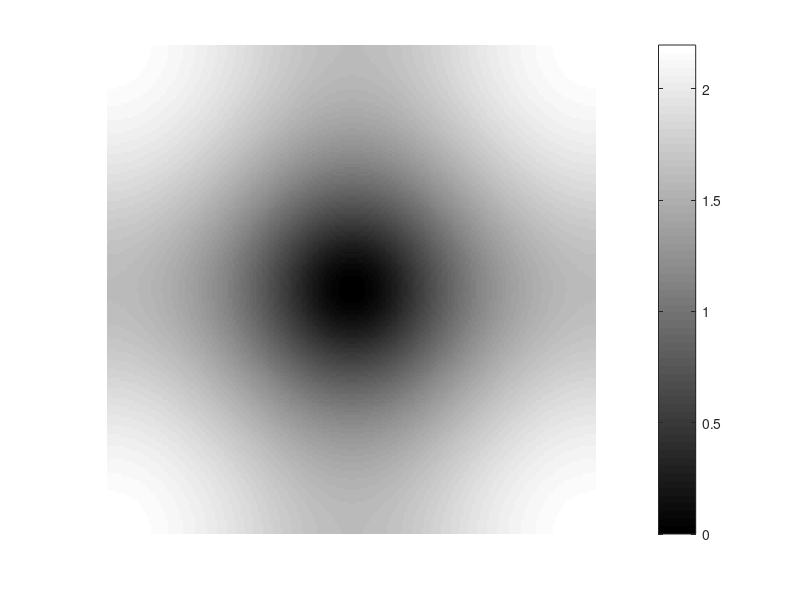
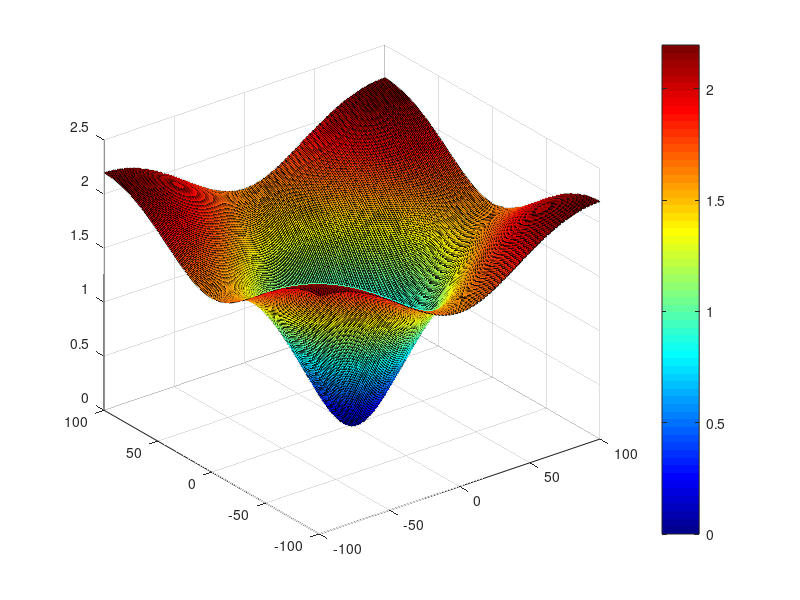
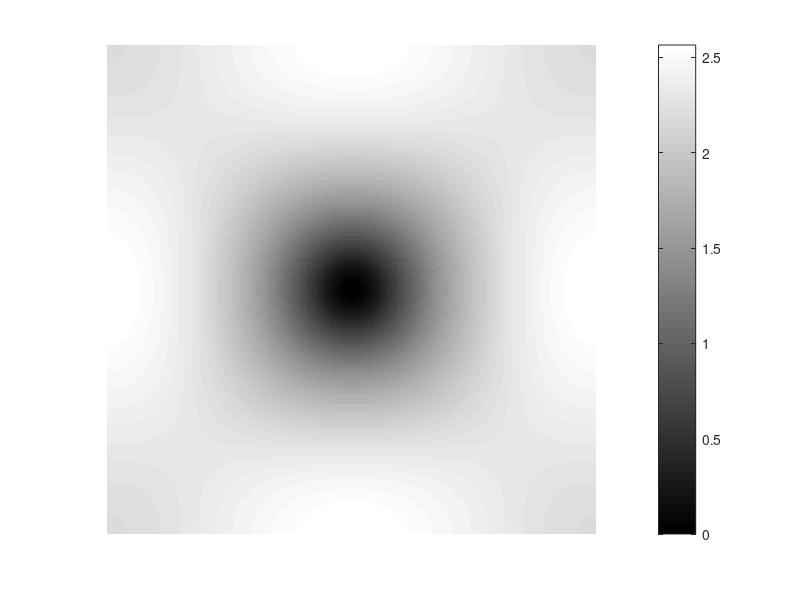
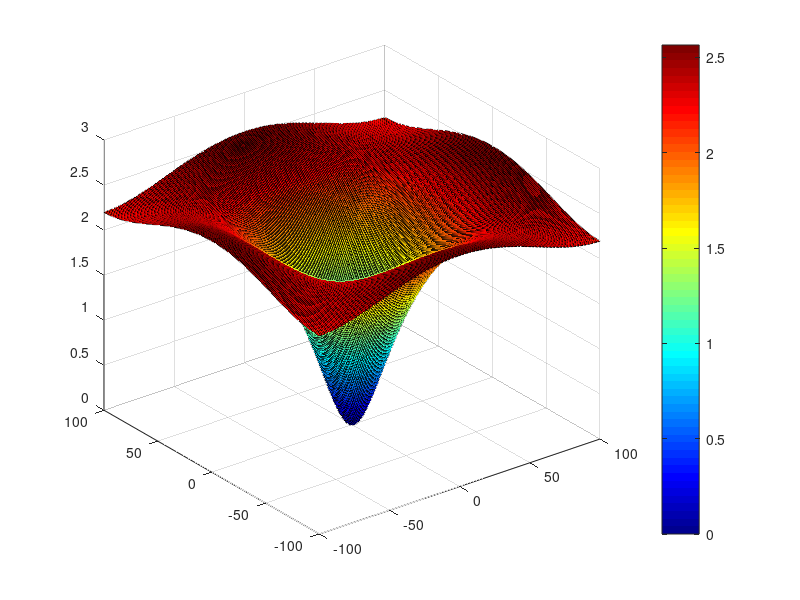

The MATLAB source for these figures, in order:
N = 201;
F1 = zeros(N,N);
F2 = zeros(N,N);
for u = 1:201
    for v = 1:201
        for x = 99:101
            for y = 99:101
                if x==y && x==100
                    F1(u,v) = F1(u,v)-4*exp(-1i*2*pi*((u-1-100)*x/N+(v-1-100)*y/N));
                    F2(u,v) = F2(u,v)+8*exp(-1i*2*pi*((u-1-100)*x/N+(v-1-100)*y/N));
                else
                    if x~=y && (x+y)~=(N-1)
                        F1(u,v) = F1(u,v)+exp(-1i*2*pi*((u-1-100)*x/N+(v-1-100)*y/N));
                    end
                    F2(u,v) = F2(u,v)-exp(-1i*2*pi*((u-1-100)*x/N+(v-1-100)*y/N));
                end
            end
        end
    end
end
[U,V]=meshgrid(-100:100,-100:100);
lF1 = log(abs(F1)+1); 
figure('Name','k1-2d'); imshow(lF1,[min(lF1(:)) max(lF1(:))]); colormap('jet'); colorbar;
figure('Name','k1-3d'); surf(U,V,lF1); colormap('jet'); colorbar;
lF2 = log(abs(F2)+1); 
figure('Name','k2-2d'); imshow(lF2,[min(lF2(:)) max(lF2(:))]); colormap('jet'); colorbar;
figure('Name','k2-3d'); surf(U,V,lF2); colormap('jet'); colorbar;